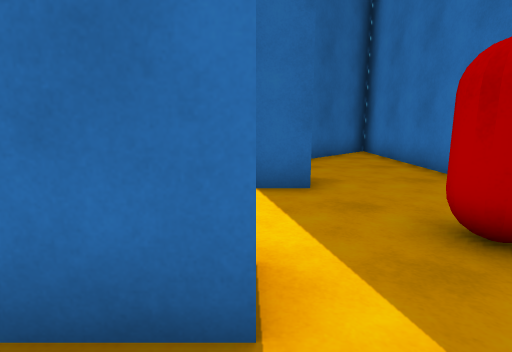
View 1 (above)

12 first-person views from a walk through a Unity game level. The camera is 1.2 m above the floor, tilts 10° down and sees 80° across. The floor is counted in squares, 1 m on a side. Each view is taken from the middle of a square. On the plan, view 1 faces up. The plan holds only what a view shows up to about 13 squares ahead; the rest is blank. The place goes on beyond the plan. The player is left out. Surface patterns are stand-ins for the level's own textures.

View 2
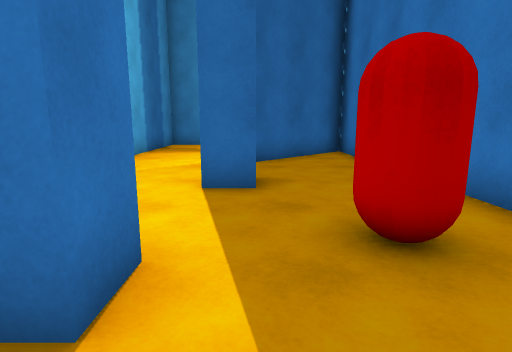

View 3
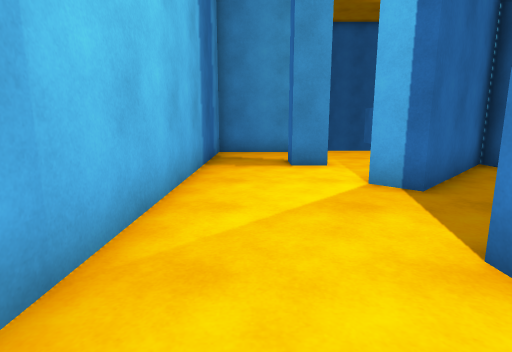

View 4
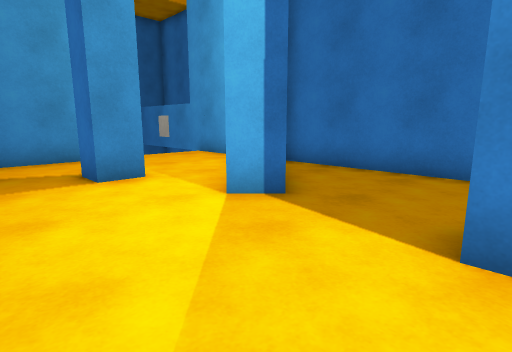

View 5
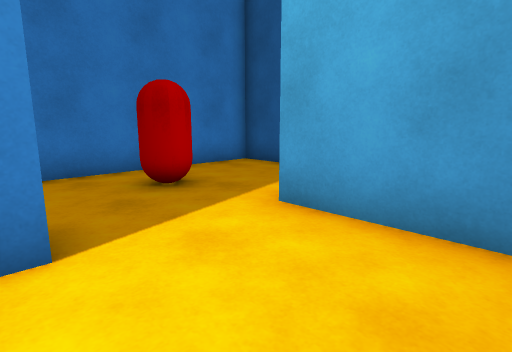

View 6
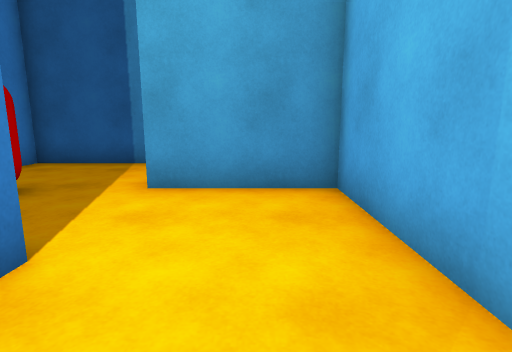

View 7
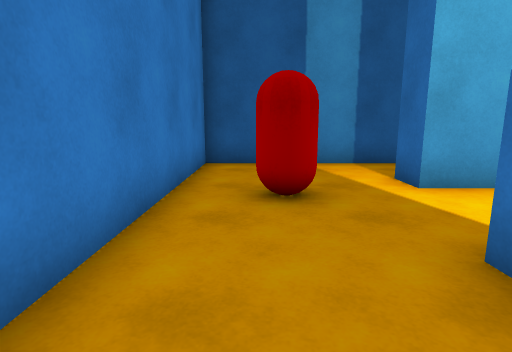

View 8
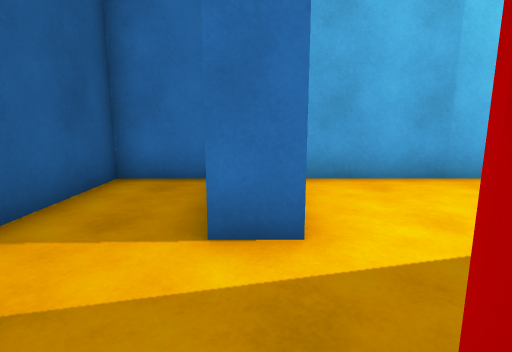

View 9
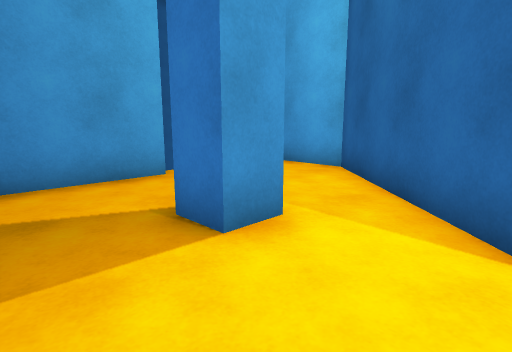

View 10
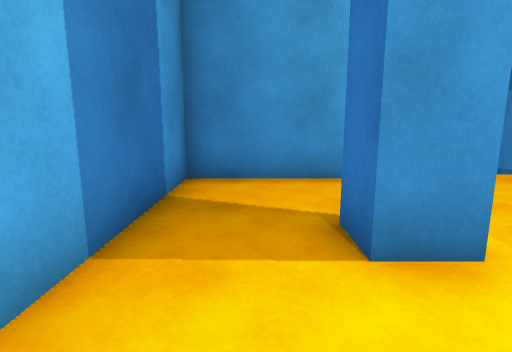

View 11
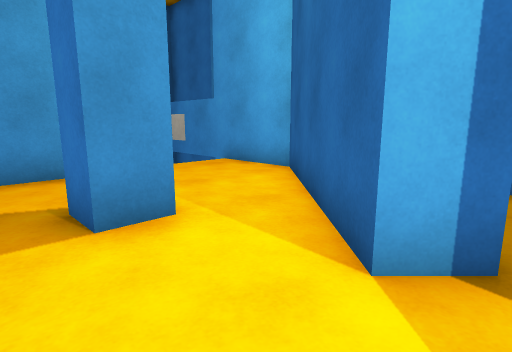

View 12
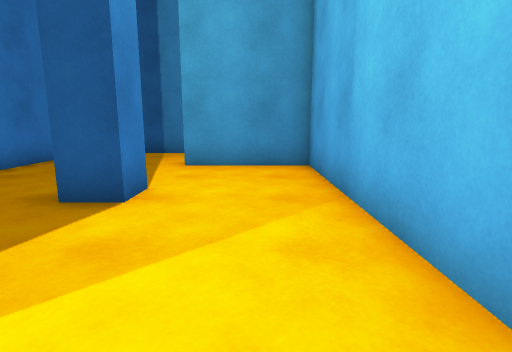

### Floor plan
Points are (right, up) in squares from view 1. A wall is a line through its corners. A room is listed if a view was taken in it or the views show most of it. See-through windows are left out.
Room 1 (views 1, 2, 3, 4, 5, 6, 7, 8, 9, 10, 11, 12)
walls: (1, 5.5) (0, 5.5) (0, 6.5) (1, 6.5); (0, 12.5) (-1, 12.5) (-1, 13.5); (-3.5, 1) (-3.5, -1) (4.5, -1) (4.5, 12.8) (0.9, 9.2) (0.2, 9.9) (4.5, 14.2) (4.5, 17.5); (0.6, 16.5) (-3.5, 16.5) (-3.5, 2.5) (0, 2.5) (0, 1.5) (-1.4, 1.5)
objects: other object (2, 3) to (3, 3)

Positions as (right, up) in squares from view 1, and headings:
1: (0, 0), facing up
2: (1, 0), facing up
3: (-2, 4), facing up
4: (-3, 6), facing up-right
5: (-3, 6), facing down-right
6: (-2, 8), facing down
7: (3, 8), facing down
8: (3, 2), facing left
9: (-3, 10), facing up-right
10: (-2, 10), facing up
11: (-2, 9), facing up-right
12: (-2, 11), facing down
